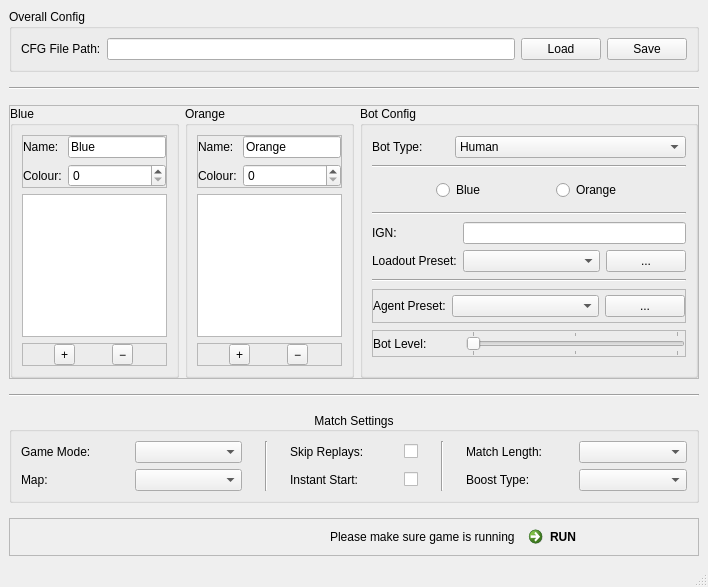
<?xml version="1.0" encoding="UTF-8"?>
<ui version="4.0">
 <class>MainWindow</class>
 <widget class="QMainWindow" name="MainWindow">
  <property name="geometry">
   <rect>
    <x>0</x>
    <y>0</y>
    <width>708</width>
    <height>587</height>
   </rect>
  </property>
  <property name="windowTitle">
   <string>RLBot</string>
  </property>
  <widget class="QWidget" name="centralwidget">
   <layout class="QVBoxLayout" name="verticalLayout_4" stretch="1,0,5,0,0,0">
    <property name="spacing">
     <number>15</number>
    </property>
    <item>
     <widget class="QGroupBox" name="groupBox_5">
      <property name="sizePolicy">
       <sizepolicy hsizetype="Preferred" vsizetype="Fixed">
        <horstretch>0</horstretch>
        <verstretch>0</verstretch>
       </sizepolicy>
      </property>
      <property name="title">
       <string>Overall Config</string>
      </property>
      <layout class="QHBoxLayout" name="horizontalLayout_9">
       <item>
        <widget class="QLabel" name="label_6">
         <property name="text">
          <string>CFG File Path:</string>
         </property>
        </widget>
       </item>
       <item>
        <widget class="QLineEdit" name="cfg_file_path_lineedit">
         <property name="readOnly">
          <bool>true</bool>
         </property>
        </widget>
       </item>
       <item>
        <widget class="QPushButton" name="cfg_load_pushbutton">
         <property name="text">
          <string>Load</string>
         </property>
        </widget>
       </item>
       <item>
        <widget class="QPushButton" name="cfg_save_pushbutton">
         <property name="text">
          <string>Save</string>
         </property>
        </widget>
       </item>
      </layout>
     </widget>
    </item>
    <item>
     <widget class="Line" name="line_2">
      <property name="orientation">
       <enum>Qt::Horizontal</enum>
      </property>
     </widget>
    </item>
    <item>
     <widget class="QFrame" name="frame_3">
      <property name="frameShape">
       <enum>QFrame::StyledPanel</enum>
      </property>
      <property name="frameShadow">
       <enum>QFrame::Raised</enum>
      </property>
      <layout class="QHBoxLayout" name="horizontalLayout_6" stretch="1,1,2">
       <property name="leftMargin">
        <number>0</number>
       </property>
       <property name="topMargin">
        <number>0</number>
       </property>
       <property name="rightMargin">
        <number>0</number>
       </property>
       <property name="bottomMargin">
        <number>0</number>
       </property>
       <item>
        <widget class="QGroupBox" name="groupBox">
         <property name="minimumSize">
          <size>
           <width>150</width>
           <height>0</height>
          </size>
         </property>
         <property name="maximumSize">
          <size>
           <width>200</width>
           <height>16777215</height>
          </size>
         </property>
         <property name="title">
          <string>Blue</string>
         </property>
         <layout class="QVBoxLayout" name="verticalLayout">
          <item>
           <widget class="QFrame" name="frame_9">
            <property name="frameShape">
             <enum>QFrame::StyledPanel</enum>
            </property>
            <property name="frameShadow">
             <enum>QFrame::Raised</enum>
            </property>
            <layout class="QGridLayout" name="gridLayout_4">
             <property name="leftMargin">
              <number>0</number>
             </property>
             <property name="topMargin">
              <number>0</number>
             </property>
             <property name="rightMargin">
              <number>0</number>
             </property>
             <property name="bottomMargin">
              <number>0</number>
             </property>
             <item row="0" column="0">
              <widget class="QLabel" name="label_17">
               <property name="text">
                <string>Name:</string>
               </property>
              </widget>
             </item>
             <item row="0" column="1">
              <widget class="QLineEdit" name="blue_name_lineedit">
               <property name="text">
                <string>Blue</string>
               </property>
              </widget>
             </item>
             <item row="1" column="0">
              <widget class="QLabel" name="label_18">
               <property name="text">
                <string>Colour:</string>
               </property>
              </widget>
             </item>
             <item row="1" column="1">
              <widget class="QSpinBox" name="blue_color_spinbox"/>
             </item>
            </layout>
           </widget>
          </item>
          <item>
           <widget class="QListWidget" name="blue_listwidget">
            <property name="dragDropMode">
             <enum>QAbstractItemView::DragDrop</enum>
            </property>
            <property name="defaultDropAction">
             <enum>Qt::MoveAction</enum>
            </property>
            <property name="selectionMode">
             <enum>QAbstractItemView::SingleSelection</enum>
            </property>
           </widget>
          </item>
          <item>
           <widget class="QFrame" name="frame_4">
            <property name="frameShape">
             <enum>QFrame::StyledPanel</enum>
            </property>
            <property name="frameShadow">
             <enum>QFrame::Raised</enum>
            </property>
            <layout class="QHBoxLayout" name="horizontalLayout_7">
             <property name="leftMargin">
              <number>0</number>
             </property>
             <property name="topMargin">
              <number>0</number>
             </property>
             <property name="rightMargin">
              <number>0</number>
             </property>
             <property name="bottomMargin">
              <number>0</number>
             </property>
             <item>
              <widget class="QToolButton" name="blue_plus_toolbutton">
               <property name="text">
                <string>+</string>
               </property>
              </widget>
             </item>
             <item>
              <widget class="QToolButton" name="blue_minus_toolbutton">
               <property name="text">
                <string>−</string>
               </property>
               <property name="popupMode">
                <enum>QToolButton::DelayedPopup</enum>
               </property>
              </widget>
             </item>
            </layout>
           </widget>
          </item>
         </layout>
        </widget>
       </item>
       <item>
        <widget class="QGroupBox" name="groupBox_2">
         <property name="minimumSize">
          <size>
           <width>150</width>
           <height>0</height>
          </size>
         </property>
         <property name="maximumSize">
          <size>
           <width>200</width>
           <height>16777215</height>
          </size>
         </property>
         <property name="title">
          <string>Orange</string>
         </property>
         <layout class="QVBoxLayout" name="verticalLayout_2">
          <item>
           <widget class="QFrame" name="frame_10">
            <property name="frameShape">
             <enum>QFrame::StyledPanel</enum>
            </property>
            <property name="frameShadow">
             <enum>QFrame::Raised</enum>
            </property>
            <layout class="QGridLayout" name="gridLayout_5">
             <property name="leftMargin">
              <number>0</number>
             </property>
             <property name="topMargin">
              <number>0</number>
             </property>
             <property name="rightMargin">
              <number>0</number>
             </property>
             <property name="bottomMargin">
              <number>0</number>
             </property>
             <item row="0" column="0">
              <widget class="QLabel" name="label_19">
               <property name="text">
                <string>Name:</string>
               </property>
              </widget>
             </item>
             <item row="0" column="1">
              <widget class="QLineEdit" name="orange_name_lineedit">
               <property name="text">
                <string>Orange</string>
               </property>
              </widget>
             </item>
             <item row="1" column="0">
              <widget class="QLabel" name="label_20">
               <property name="text">
                <string>Colour:</string>
               </property>
              </widget>
             </item>
             <item row="1" column="1">
              <widget class="QSpinBox" name="orange_color_spinbox"/>
             </item>
            </layout>
           </widget>
          </item>
          <item>
           <widget class="QListWidget" name="orange_listwidget">
            <property name="dragDropMode">
             <enum>QAbstractItemView::DragDrop</enum>
            </property>
            <property name="defaultDropAction">
             <enum>Qt::MoveAction</enum>
            </property>
            <property name="selectionMode">
             <enum>QAbstractItemView::SingleSelection</enum>
            </property>
           </widget>
          </item>
          <item>
           <widget class="QFrame" name="frame_5">
            <property name="frameShape">
             <enum>QFrame::StyledPanel</enum>
            </property>
            <property name="frameShadow">
             <enum>QFrame::Raised</enum>
            </property>
            <layout class="QHBoxLayout" name="horizontalLayout_8">
             <property name="leftMargin">
              <number>0</number>
             </property>
             <property name="topMargin">
              <number>0</number>
             </property>
             <property name="rightMargin">
              <number>0</number>
             </property>
             <property name="bottomMargin">
              <number>0</number>
             </property>
             <item>
              <widget class="QToolButton" name="orange_plus_toolbutton">
               <property name="text">
                <string>+</string>
               </property>
              </widget>
             </item>
             <item>
              <widget class="QToolButton" name="orange_minus_toolbutton">
               <property name="text">
                <string>−</string>
               </property>
              </widget>
             </item>
            </layout>
           </widget>
          </item>
         </layout>
        </widget>
       </item>
       <item>
        <widget class="QGroupBox" name="bot_config_groupbox">
         <property name="enabled">
          <bool>true</bool>
         </property>
         <property name="title">
          <string>Bot Config</string>
         </property>
         <property name="alignment">
          <set>Qt::AlignLeading|Qt::AlignLeft|Qt::AlignTop</set>
         </property>
         <property name="checkable">
          <bool>false</bool>
         </property>
         <layout class="QVBoxLayout" name="verticalLayout_3" stretch="0,0,0,0,0,0,0,0,0">
          <property name="sizeConstraint">
           <enum>QLayout::SetDefaultConstraint</enum>
          </property>
          <item>
           <widget class="QFrame" name="frame">
            <property name="sizePolicy">
             <sizepolicy hsizetype="Preferred" vsizetype="Fixed">
              <horstretch>0</horstretch>
              <verstretch>0</verstretch>
             </sizepolicy>
            </property>
            <property name="frameShape">
             <enum>QFrame::NoFrame</enum>
            </property>
            <layout class="QHBoxLayout" name="horizontalLayout_2" stretch="1,3">
             <property name="leftMargin">
              <number>0</number>
             </property>
             <property name="topMargin">
              <number>0</number>
             </property>
             <property name="rightMargin">
              <number>0</number>
             </property>
             <property name="bottomMargin">
              <number>0</number>
             </property>
             <item>
              <widget class="QLabel" name="label">
               <property name="text">
                <string>Bot Type:</string>
               </property>
              </widget>
             </item>
             <item>
              <widget class="QComboBox" name="bot_type_combobox">
               <property name="toolTip">
                <string>Select bot</string>
               </property>
               <property name="currentIndex">
                <number>0</number>
               </property>
               <item>
                <property name="text">
                 <string>Human</string>
                </property>
               </item>
               <item>
                <property name="text">
                 <string>Psyonix</string>
                </property>
               </item>
               <item>
                <property name="text">
                 <string>RLBot</string>
                </property>
               </item>
               <item>
                <property name="text">
                 <string>Party Member Bot</string>
                </property>
               </item>
               <item>
                <property name="text">
                 <string>Controller Passthrough</string>
                </property>
               </item>
              </widget>
             </item>
            </layout>
           </widget>
          </item>
          <item>
           <widget class="Line" name="line">
            <property name="orientation">
             <enum>Qt::Horizontal</enum>
            </property>
           </widget>
          </item>
          <item>
           <widget class="QFrame" name="team_frame">
            <property name="sizePolicy">
             <sizepolicy hsizetype="Preferred" vsizetype="Fixed">
              <horstretch>0</horstretch>
              <verstretch>0</verstretch>
             </sizepolicy>
            </property>
            <property name="minimumSize">
             <size>
              <width>0</width>
              <height>30</height>
             </size>
            </property>
            <property name="frameShape">
             <enum>QFrame::NoFrame</enum>
            </property>
            <layout class="QHBoxLayout" name="horizontalLayout_4">
             <property name="leftMargin">
              <number>0</number>
             </property>
             <property name="topMargin">
              <number>0</number>
             </property>
             <property name="rightMargin">
              <number>0</number>
             </property>
             <property name="bottomMargin">
              <number>0</number>
             </property>
             <item>
              <widget class="QRadioButton" name="blue_radiobutton">
               <property name="sizePolicy">
                <sizepolicy hsizetype="Fixed" vsizetype="Fixed">
                 <horstretch>0</horstretch>
                 <verstretch>0</verstretch>
                </sizepolicy>
               </property>
               <property name="minimumSize">
                <size>
                 <width>50</width>
                 <height>0</height>
                </size>
               </property>
               <property name="text">
                <string>Blue</string>
               </property>
              </widget>
             </item>
             <item>
              <widget class="QRadioButton" name="orange_radiobutton">
               <property name="sizePolicy">
                <sizepolicy hsizetype="Fixed" vsizetype="Fixed">
                 <horstretch>0</horstretch>
                 <verstretch>0</verstretch>
                </sizepolicy>
               </property>
               <property name="text">
                <string>Orange</string>
               </property>
              </widget>
             </item>
            </layout>
           </widget>
          </item>
          <item>
           <widget class="Line" name="line_4">
            <property name="orientation">
             <enum>Qt::Horizontal</enum>
            </property>
           </widget>
          </item>
          <item>
           <widget class="QFrame" name="frame_2">
            <property name="sizePolicy">
             <sizepolicy hsizetype="Preferred" vsizetype="Fixed">
              <horstretch>0</horstretch>
              <verstretch>0</verstretch>
             </sizepolicy>
            </property>
            <property name="frameShape">
             <enum>QFrame::NoFrame</enum>
            </property>
            <layout class="QGridLayout" name="gridLayout" columnstretch="2,4,1">
             <property name="leftMargin">
              <number>0</number>
             </property>
             <property name="topMargin">
              <number>0</number>
             </property>
             <property name="rightMargin">
              <number>0</number>
             </property>
             <property name="bottomMargin">
              <number>0</number>
             </property>
             <item row="0" column="0">
              <widget class="QLabel" name="label_3">
               <property name="text">
                <string>IGN:</string>
               </property>
              </widget>
             </item>
             <item row="1" column="1">
              <widget class="QComboBox" name="loadout_preset_combobox"/>
             </item>
             <item row="1" column="0">
              <widget class="QLabel" name="label_4">
               <property name="text">
                <string>Loadout Preset:</string>
               </property>
              </widget>
             </item>
             <item row="0" column="1" colspan="2">
              <widget class="QLineEdit" name="ign_lineedit"/>
             </item>
             <item row="1" column="2">
              <widget class="QPushButton" name="loadout_preset_toolbutton">
               <property name="text">
                <string>...</string>
               </property>
              </widget>
             </item>
            </layout>
           </widget>
          </item>
          <item>
           <widget class="Line" name="extra_line">
            <property name="orientation">
             <enum>Qt::Horizontal</enum>
            </property>
           </widget>
          </item>
          <item>
           <widget class="QFrame" name="rlbot_frame">
            <property name="sizePolicy">
             <sizepolicy hsizetype="Preferred" vsizetype="Fixed">
              <horstretch>0</horstretch>
              <verstretch>0</verstretch>
             </sizepolicy>
            </property>
            <property name="frameShape">
             <enum>QFrame::StyledPanel</enum>
            </property>
            <property name="frameShadow">
             <enum>QFrame::Raised</enum>
            </property>
            <layout class="QHBoxLayout" name="horizontalLayout" stretch="2,4,1">
             <property name="leftMargin">
              <number>0</number>
             </property>
             <property name="topMargin">
              <number>0</number>
             </property>
             <property name="rightMargin">
              <number>0</number>
             </property>
             <property name="bottomMargin">
              <number>0</number>
             </property>
             <item>
              <widget class="QLabel" name="label_2">
               <property name="minimumSize">
                <size>
                 <width>0</width>
                 <height>32</height>
                </size>
               </property>
               <property name="text">
                <string>Agent Preset:</string>
               </property>
              </widget>
             </item>
             <item>
              <widget class="QComboBox" name="agent_preset_combobox"/>
             </item>
             <item>
              <widget class="QPushButton" name="agent_preset_toolbutton">
               <property name="text">
                <string>...</string>
               </property>
              </widget>
             </item>
            </layout>
           </widget>
          </item>
          <item>
           <widget class="QFrame" name="psyonix_bot_frame">
            <property name="sizePolicy">
             <sizepolicy hsizetype="Preferred" vsizetype="Fixed">
              <horstretch>0</horstretch>
              <verstretch>0</verstretch>
             </sizepolicy>
            </property>
            <property name="frameShape">
             <enum>QFrame::StyledPanel</enum>
            </property>
            <property name="frameShadow">
             <enum>QFrame::Raised</enum>
            </property>
            <layout class="QHBoxLayout" name="horizontalLayout_3" stretch="2,5">
             <property name="leftMargin">
              <number>0</number>
             </property>
             <property name="topMargin">
              <number>0</number>
             </property>
             <property name="rightMargin">
              <number>0</number>
             </property>
             <property name="bottomMargin">
              <number>0</number>
             </property>
             <item>
              <widget class="QLabel" name="label_5">
               <property name="text">
                <string>Bot Level:</string>
               </property>
              </widget>
             </item>
             <item>
              <widget class="QSlider" name="bot_level_slider">
               <property name="sizePolicy">
                <sizepolicy hsizetype="Preferred" vsizetype="Fixed">
                 <horstretch>0</horstretch>
                 <verstretch>0</verstretch>
                </sizepolicy>
               </property>
               <property name="locale">
                <locale language="Dutch" country="Netherlands"/>
               </property>
               <property name="maximum">
                <number>100</number>
               </property>
               <property name="tracking">
                <bool>false</bool>
               </property>
               <property name="orientation">
                <enum>Qt::Horizontal</enum>
               </property>
               <property name="tickPosition">
                <enum>QSlider::TicksBothSides</enum>
               </property>
               <property name="tickInterval">
                <number>50</number>
               </property>
              </widget>
             </item>
            </layout>
           </widget>
          </item>
          <item>
           <widget class="QFrame" name="button_frame">
            <property name="sizePolicy">
             <sizepolicy hsizetype="Preferred" vsizetype="Fixed">
              <horstretch>0</horstretch>
              <verstretch>0</verstretch>
             </sizepolicy>
            </property>
            <property name="frameShape">
             <enum>QFrame::NoFrame</enum>
            </property>
            <layout class="QHBoxLayout" name="horizontalLayout_5">
             <property name="leftMargin">
              <number>0</number>
             </property>
             <property name="topMargin">
              <number>0</number>
             </property>
             <property name="rightMargin">
              <number>0</number>
             </property>
             <property name="bottomMargin">
              <number>0</number>
             </property>
            </layout>
           </widget>
          </item>
         </layout>
        </widget>
       </item>
      </layout>
     </widget>
    </item>
    <item>
     <widget class="Line" name="line_3">
      <property name="orientation">
       <enum>Qt::Horizontal</enum>
      </property>
     </widget>
    </item>
    <item>
     <widget class="QGroupBox" name="match_settings_groupbox">
      <property name="title">
       <string>Match Settings</string>
      </property>
      <property name="alignment">
       <set>Qt::AlignCenter</set>
      </property>
      <layout class="QGridLayout" name="gridLayout_2" columnstretch="3,3,1,3,3,1,3,3">
       <item row="0" column="0">
        <widget class="QLabel" name="label_11">
         <property name="text">
          <string>Game Mode:</string>
         </property>
        </widget>
       </item>
       <item row="0" column="1">
        <widget class="QComboBox" name="mode_type_combobox"/>
       </item>
       <item row="0" column="2" rowspan="2">
        <widget class="Line" name="line_6">
         <property name="sizePolicy">
          <sizepolicy hsizetype="Preferred" vsizetype="Minimum">
           <horstretch>0</horstretch>
           <verstretch>0</verstretch>
          </sizepolicy>
         </property>
         <property name="orientation">
          <enum>Qt::Vertical</enum>
         </property>
        </widget>
       </item>
       <item row="0" column="3">
        <widget class="QLabel" name="label_13">
         <property name="text">
          <string>Skip Replays:</string>
         </property>
        </widget>
       </item>
       <item row="0" column="4">
        <widget class="QCheckBox" name="skip_replays_checkbox">
         <property name="sizePolicy">
          <sizepolicy hsizetype="Fixed" vsizetype="Fixed">
           <horstretch>0</horstretch>
           <verstretch>0</verstretch>
          </sizepolicy>
         </property>
        </widget>
       </item>
       <item row="0" column="5" rowspan="2">
        <widget class="Line" name="line_7">
         <property name="sizePolicy">
          <sizepolicy hsizetype="Preferred" vsizetype="Minimum">
           <horstretch>0</horstretch>
           <verstretch>0</verstretch>
          </sizepolicy>
         </property>
         <property name="orientation">
          <enum>Qt::Vertical</enum>
         </property>
        </widget>
       </item>
       <item row="0" column="6">
        <widget class="QLabel" name="label_15">
         <property name="text">
          <string>Match Length:</string>
         </property>
        </widget>
       </item>
       <item row="0" column="7">
        <widget class="QComboBox" name="match_length_combobox"/>
       </item>
       <item row="1" column="0">
        <widget class="QLabel" name="label_12">
         <property name="text">
          <string>Map:</string>
         </property>
        </widget>
       </item>
       <item row="1" column="1">
        <widget class="QComboBox" name="map_type_combobox"/>
       </item>
       <item row="1" column="3">
        <widget class="QLabel" name="label_14">
         <property name="text">
          <string>Instant Start:</string>
         </property>
        </widget>
       </item>
       <item row="1" column="4">
        <widget class="QCheckBox" name="instant_start_checkbox">
         <property name="sizePolicy">
          <sizepolicy hsizetype="Fixed" vsizetype="Fixed">
           <horstretch>0</horstretch>
           <verstretch>0</verstretch>
          </sizepolicy>
         </property>
        </widget>
       </item>
       <item row="1" column="6">
        <widget class="QLabel" name="label_16">
         <property name="text">
          <string>Boost Type:</string>
         </property>
        </widget>
       </item>
       <item row="1" column="7">
        <widget class="QComboBox" name="boost_type_combobox"/>
       </item>
      </layout>
     </widget>
    </item>
    <item>
     <widget class="QFrame" name="frame_6">
      <property name="frameShape">
       <enum>QFrame::StyledPanel</enum>
      </property>
      <property name="frameShadow">
       <enum>QFrame::Raised</enum>
      </property>
      <layout class="QHBoxLayout" name="horizontalLayout_10">
       <property name="topMargin">
        <number>0</number>
       </property>
       <property name="bottomMargin">
        <number>0</number>
       </property>
       <item>
        <spacer name="horizontalSpacer">
         <property name="orientation">
          <enum>Qt::Horizontal</enum>
         </property>
         <property name="sizeHint" stdset="0">
          <size>
           <width>489</width>
           <height>20</height>
          </size>
         </property>
        </spacer>
       </item>
       <item>
        <widget class="QLabel" name="label_7">
         <property name="text">
          <string>Please make sure game is running</string>
         </property>
        </widget>
       </item>
       <item>
        <widget class="QCommandLinkButton" name="run_button">
         <property name="styleSheet">
          <string notr="true"/>
         </property>
         <property name="text">
          <string>RUN</string>
         </property>
        </widget>
       </item>
      </layout>
     </widget>
    </item>
   </layout>
  </widget>
  <widget class="QStatusBar" name="statusbar"/>
 </widget>
 <resources/>
 <connections/>
</ui>
